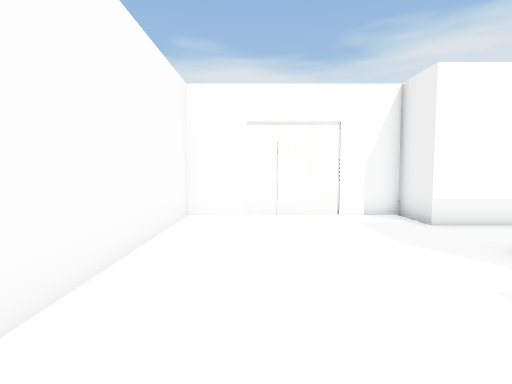
[1] (above)

12 first-person views from a walk through a Unity game level. The camera is 1.2 m above the floor, tilts 4° down and sees 80° across. Doors are open. The floor is counted in squares, 1 m on a side. Each view is taken from the middle of a square. On the plan, view 1 faces up. The plan holds only what a view shows up to about 13 squares ahead; the rest is blank. Some surface patterns are stand-ins.

[2]
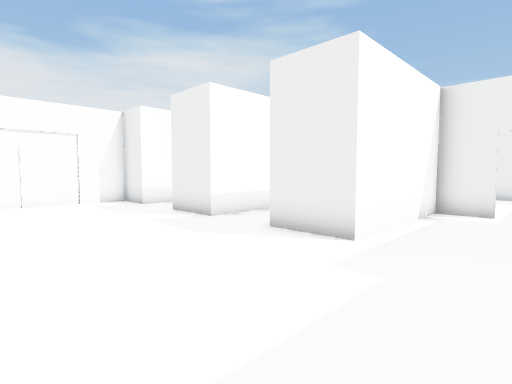

[3]
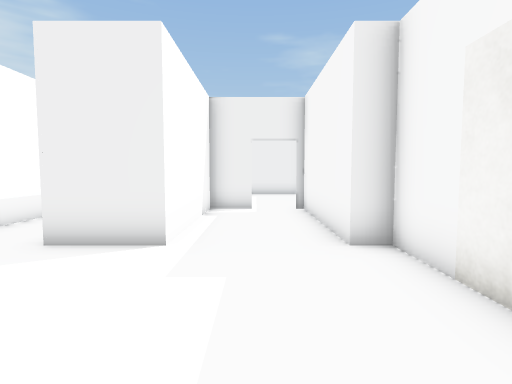

[4]
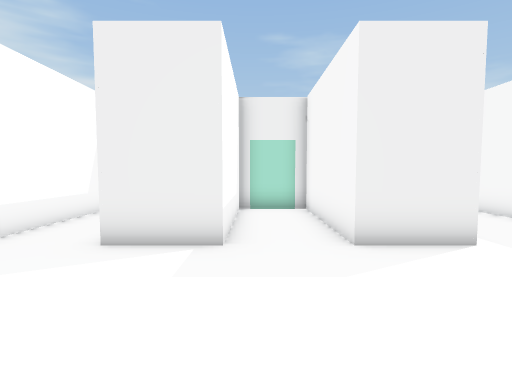

[5]
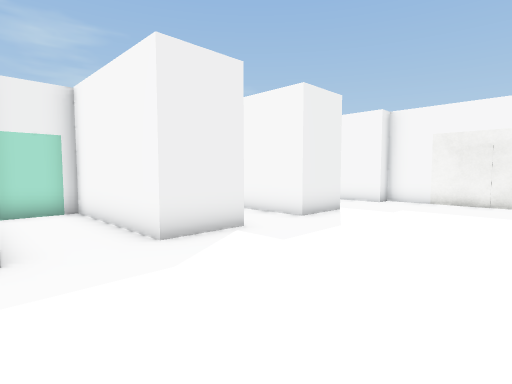

[6]
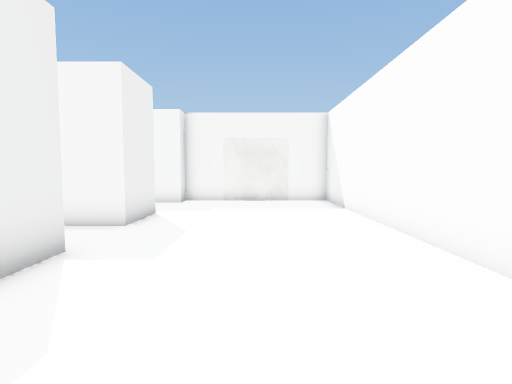

[7]
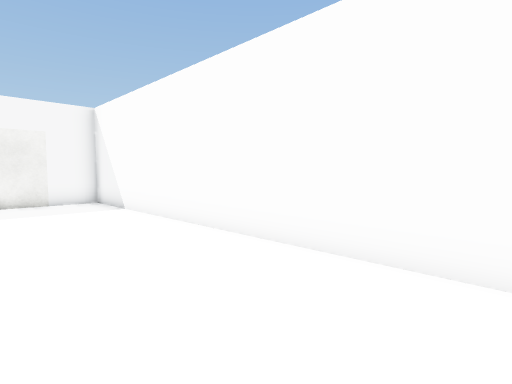

[8]
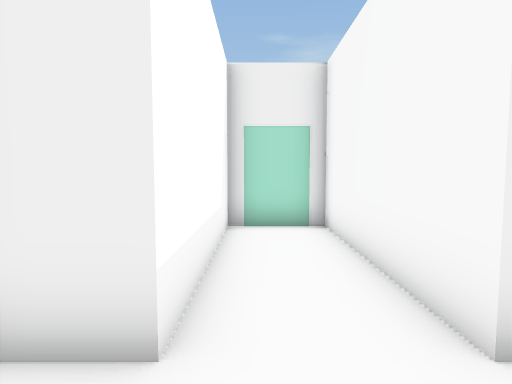

[9]
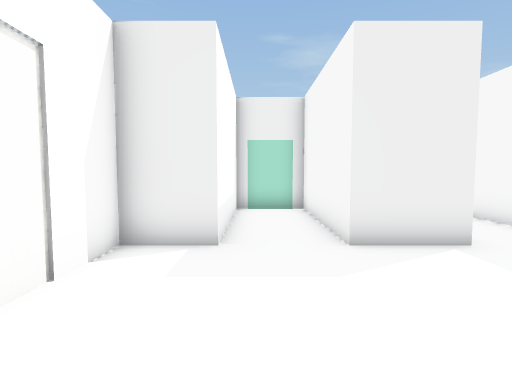

[10]
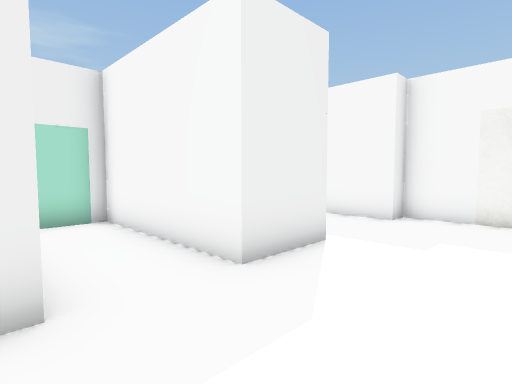

[11]
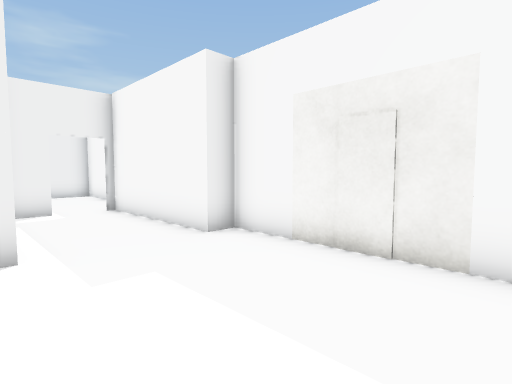

[12]
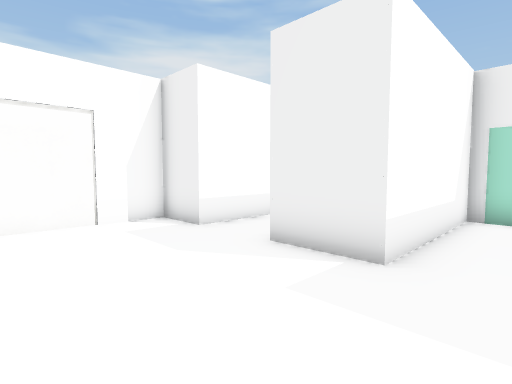

### Floor plan
Points are (right, up) in squares from view 1. A wall is a line through its corners. A room is listed if a view was taken in it or the views show most of it. See-through windows are left out.
Room 1 (views 1, 2, 3, 4, 5, 6, 7, 8, 9, 10, 11, 12)
walls: (2.4, -5.2) (3.8, -5.2) (3.8, -4.5) (8.6, -4.5); (8.5, -2.9) (8.5, -1.6) (3.8, -1.6) (3.8, 0.4) (8.5, 0.4) (8.5, 2.5) (3.8, 2.5) (3.8, 4.5) (8.5, 4.5) (8.5, 6.6) (3.8, 6.6) (3.8, 8.2) (2.4, 8.2); (-0.4, 8.2) (-1.8, 8.2) (-1.8, -5.2) (-0.4, -5.2)
ways out: closed door at (8.3, -3.3)
objects: other object (0, -5) to (2, -5); other object (0, 8) to (2, 8)

Where each view was taken, in squares from view 1:
view 1: 0 up, 0 right, facing up
view 2: 4 down, 1 left, facing up-right
view 3: 3 down, 1 left, facing right
view 4: 2 up, 1 left, facing right
view 5: 7 up, 1 left, facing down-right
view 6: 7 up, 1 right, facing down
view 7: 7 up, 2 right, facing down-left
view 8: 6 up, 2 right, facing right
view 9: 6 up, 1 left, facing right
view 10: 3 up, 1 right, facing down-right
view 11: 1 down, 1 left, facing down-right
view 12: 1 up, 0 right, facing up-right
